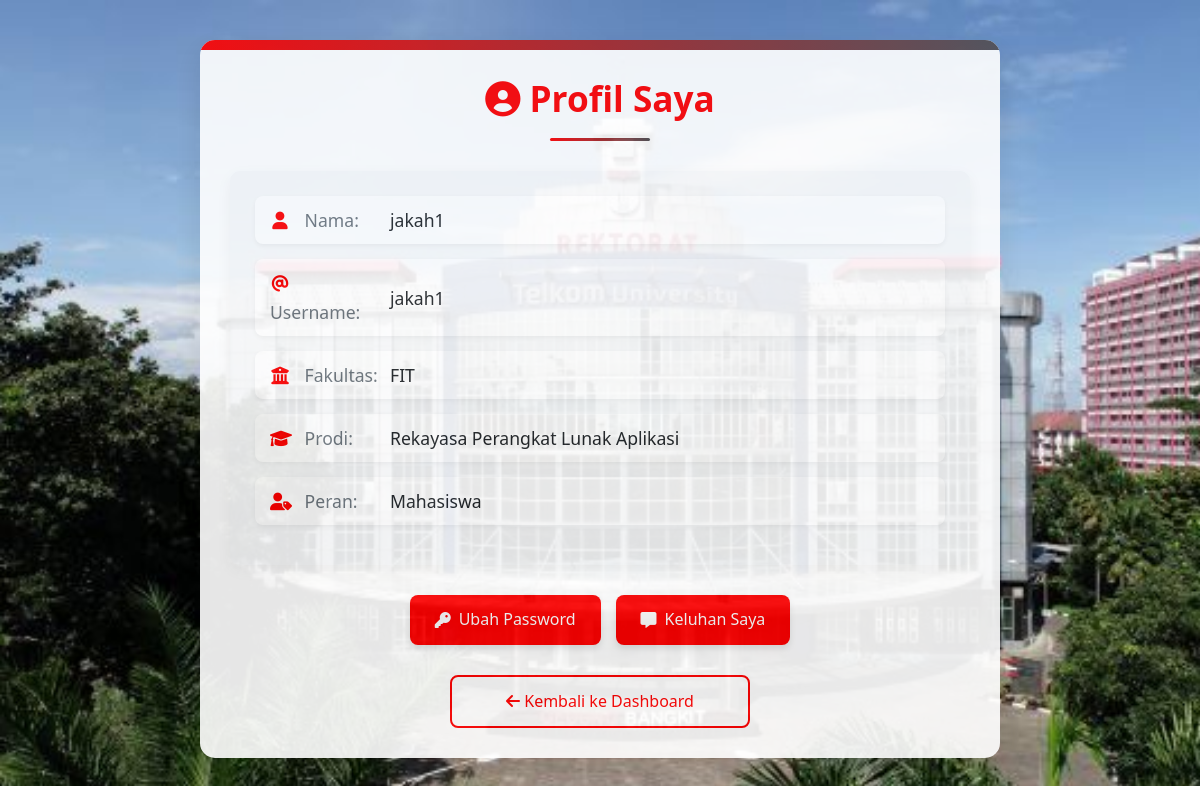
The page /php/profile.php (signed in) on the database its author committed.
### tables this page shows
CREATE TABLE `users` (
  `id` int(11) NOT NULL,
  `nama` varchar(100) NOT NULL,
  `fakultas` varchar(100) NOT NULL,
  `prodi` varchar(100) NOT NULL,
  `username` varchar(50) NOT NULL,
  `password` varchar(255) NOT NULL,
  `role` varchar(50) NOT NULL DEFAULT 'mahasiswa'
);

### php/profile.php (the view, shortened to what this page needs)
<?php
require_once "koneksi.php";
$user_id = $_SESSION['user_id'] ?? null;
$sql_get_profile = "SELECT nama, fakultas, prodi, username, role FROM users WHERE id = '" . mysqli_real_escape_string($conn, $user_id) . "'";
$result_profile = mysqli_query($conn, $sql_get_profile);
$user_profile = mysqli_fetch_assoc($result_profile);
?>
<!DOCTYPE html>
<html lang="en">
<head>
    <link rel="stylesheet" href="https://cdnjs.cloudflare.com/ajax/libs/font-awesome/6.0.0-beta3/css/all.min.css">
</head>
<body>
    <div class="profile-container">
        <h1><i class="fas fa-user-circle"></i> Profil Saya</h1>
        <div class="profile-info">
            <p><strong><i class="fas fa-user"></i> Nama:</strong> <?php echo htmlspecialchars($user_profile['nama']); ?></p>
            <p><strong><i class="fas fa-at"></i> Username:</strong> <?php echo htmlspecialchars($user_profile['username']); ?></p>
            <p><strong><i class="fas fa-university"></i> Fakultas:</strong> <?php echo htmlspecialchars($user_profile['fakultas']); ?></p>
            <p><strong><i class="fas fa-graduation-cap"></i> Prodi:</strong> <?php echo htmlspecialchars($user_profile['prodi']); ?></p>
            <p><strong><i class="fas fa-user-tag"></i> Peran:</strong> <?php echo htmlspecialchars(ucfirst($user_profile['role'])); ?></p>
        </div>
        <div class="profile-actions">
            <a href="gantipasword.php"><i class="fas fa-key"></i> Ubah Password</a>
            <?php if ($user_profile['role'] === 'mahasiswa'): ?>
            <a href="keluhansayaa.php"><i class="fas fa-comment-alt"></i> Keluhan Saya</a>
            <?php endif; ?>
        </div>
        <a href="../dasboard.php" class="btn-back"><i class="fas fa-arrow-left"></i> Kembali ke Dashboard</a>
    </div>
</body>
</html>

### php/profile.php (style rules this page uses)
:root { --primary-color:rgb(255, 0, 0); --secondary-color:rgb(80, 79, 84); --light-color: #f8f9fa; --dark-color: #212529; --gray-color: #6c757d; --success-color: #4cc9f0; }
* { margin: 0; padding: 0; box-sizing: border-box; font-family: 'Segoe UI', Tahoma, Geneva, Verdana, sans-serif; }
body { background-color: #f5f7fa; color: var(--dark-color); line-height: 1.6; padding: 0; margin: 0; background-image: url('../asset/univ.jpeg'); background-size: cover; background-position: center; min-height: 100vh; }
.profile-container { max-width: 800px; margin: 40px auto; padding: 30px; background: white; border-radius: 15px; box-shadow: 0 10px 30px rgba(0, 0, 0, 0.1); position: relative; overflow: hidden; opacity: 0.9; }
.profile-container::before { content: ''; position: absolute; top: 0; left: 0; width: 100%; height: 10px; background: linear-gradient(90deg, var(--primary-color), var(--secondary-color)); }
h1 { color: var(--primary-color); margin-bottom: 30px; text-align: center; font-size: 2.2rem; position: relative; padding-bottom: 15px; }
h1::after { content: ''; position: absolute; bottom: 0; left: 50%; transform: translateX(-50%); width: 100px; height: 3px; background: linear-gradient(90deg, var(--primary-color), var(--secondary-color)); border-radius: 3px; }
.profile-info { background-color: var(--light-color); padding: 25px; border-radius: 10px; margin-bottom: 30px; box-shadow: 0 5px 15px rgba(0, 0, 0, 0.05); }
.profile-info p { margin-bottom: 15px; font-size: 1.1rem; display: flex; align-items: center; padding: 10px 15px; background: white; border-radius: 8px; box-shadow: 0 2px 5px rgba(0, 0, 0, 0.05); }
.profile-info p strong { width: 120px; color: var(--gray-color); font-weight: 500; }
.profile-info p i { margin-right: 10px; color: var(--primary-color); width: 20px; text-align: center; }
.profile-actions { display: flex; flex-wrap: wrap; gap: 15px; margin-bottom: 30px; justify-content: center; }
.profile-actions a { display: inline-flex; align-items: center; padding: 12px 25px; background-color: var(--primary-color); color: white; text-decoration: none; border-radius: 8px; font-weight: 500; transition: all 0.3s ease; box-shadow: 0 4px 6px rgba(0, 0, 0, 0.1); }
.profile-actions a i { margin-right: 8px; }
.btn-back { display: block; text-align: center; padding: 12px; background-color: white; color: var(--primary-color); border: 2px solid var(--primary-color); border-radius: 8px; text-decoration: none; font-weight: 500; transition: all 0.3s ease; width: 100%; max-width: 300px; margin: 0 auto; }

### rows shown on the page
users: nama "jakah1", username "jakah1", fakultas "FIT", prodi "Rekayasa Perangkat Lunak Aplikasi", role "Mahasiswa"
